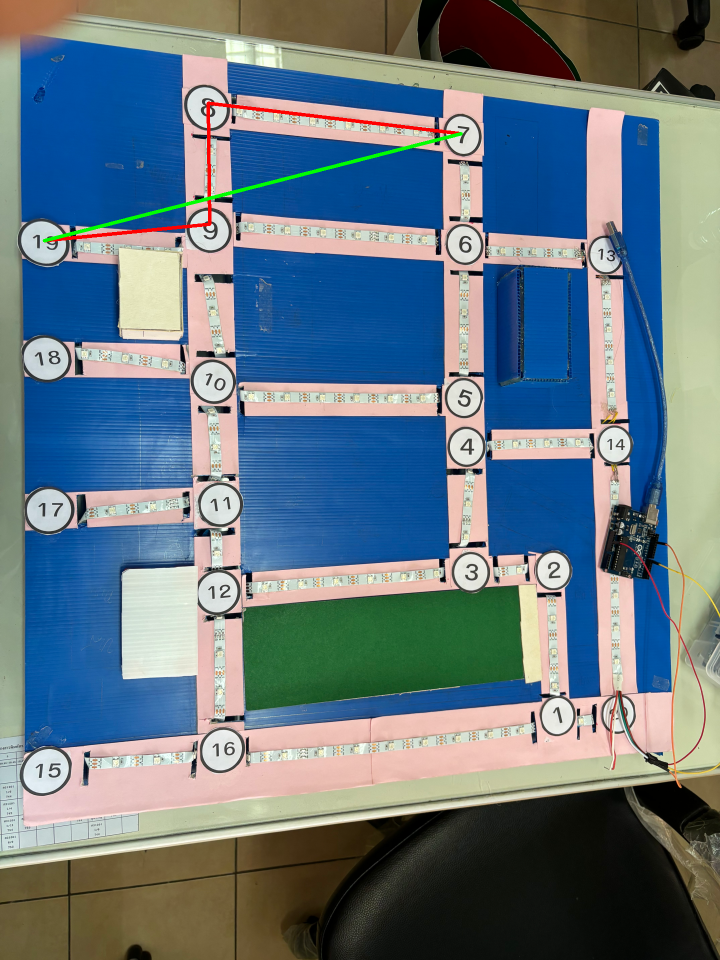
#> input picture maps_annotated.png, 1440 x 1920 px (shown at 1/2 size)
$ python show.py
#> lines starting #> are read from the running program, lines starting #| are printed output that depends on the picture
import cv2
import time

def main(image_path):
#> called with image_path = 'maps_annotated.png'
    while True:
        # Reload the image
        image = cv2.imread(image_path)
#> image is the input picture: shape (1920, 1440, 3); mean B, G, R 129.7, 118.7, 100.2

        if image is None:
            print("Error loading image")
            break

        # Display the image
        image = cv2.resize(image ,(650,900))
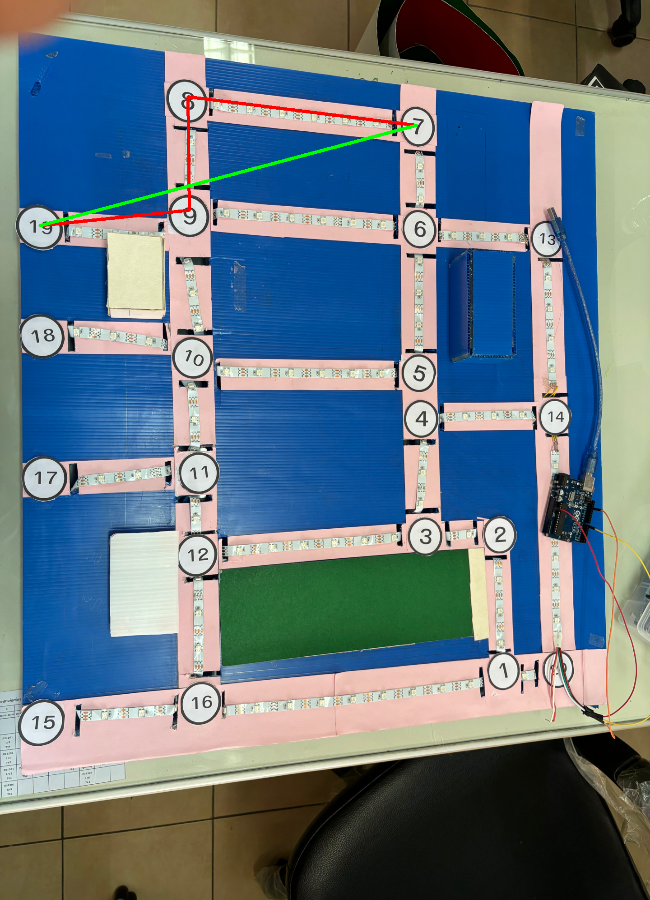
#> image: shape (900, 650, 3); mean B, G, R 129.6, 118.6, 100.2
        cv2.imshow('Image', image)
        cv2.resizeWindow('Image', 650, 900)  # Set window size to 900x600
        # Wait for 1 second
        key = cv2.waitKey(1000)  # 1000 milliseconds = 1 second
#> (key q is pressed here)

        # Check if the user pressed 'q' to exit
        if key == ord('q'):
            break

    # Clean up and close the window
    cv2.destroyAllWindows()

if __name__ == "__main__":
    # Provide the path to your image file
    image_path = 'maps_annotated.png'
    main(image_path)
